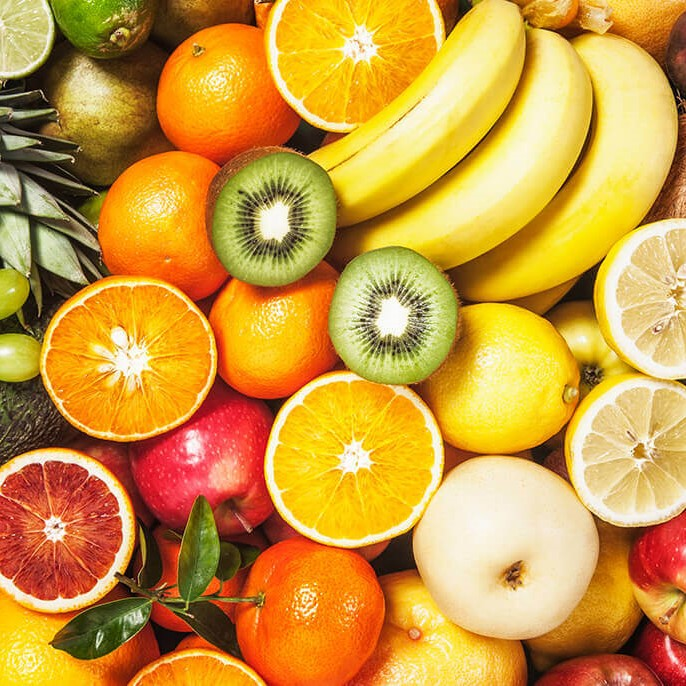
#> input picture assets/images/fruits.jpg, 686 x 686 px
$ jupyter execute '1. Downsample and Concatenate Operators.ipynb'
#> lines starting #> are read from the running program, lines starting #| are printed output that depends on the picture
[cell 1]
'''
Downsample and Concatenate Operators

Downsampling
- is the process of reducing the resolution of an image. This is done by
removing pixels from the image. The downsample operator is used to reduce
the resolution of an image by a factor of 2. The concatenate operator is
used to concatenate two images along the horizontal or vertical axis.
'''

import cv2
import numpy as np

def display_image(image, title="Image", x=512, y=512):
    cv2.namedWindow(title, cv2.WINDOW_NORMAL)
    cv2.resizeWindow(title, x, y)
    cv2.imshow(title, image)

# Load the image
image = cv2.imread("../../../assets/images/fruits.jpg")
#> image is the input picture: shape (686, 686, 3); mean B, G, R 63.2, 153.2, 204.6

# Downsample the image by a factor of resize_factor
resize_factor = 16
downsampled_image = image[::resize_factor, ::resize_factor]
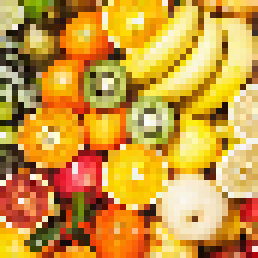
#> downsampled_image: shape (43, 43, 3) (shown 6 times larger); mean B, G, R 63.3, 153.1, 203.4

# Resize the downsampled image to the original image size but no blur
resized_image = cv2.resize(downsampled_image, (image.shape[1], image.shape[0]), interpolation=cv2.INTER_NEAREST)
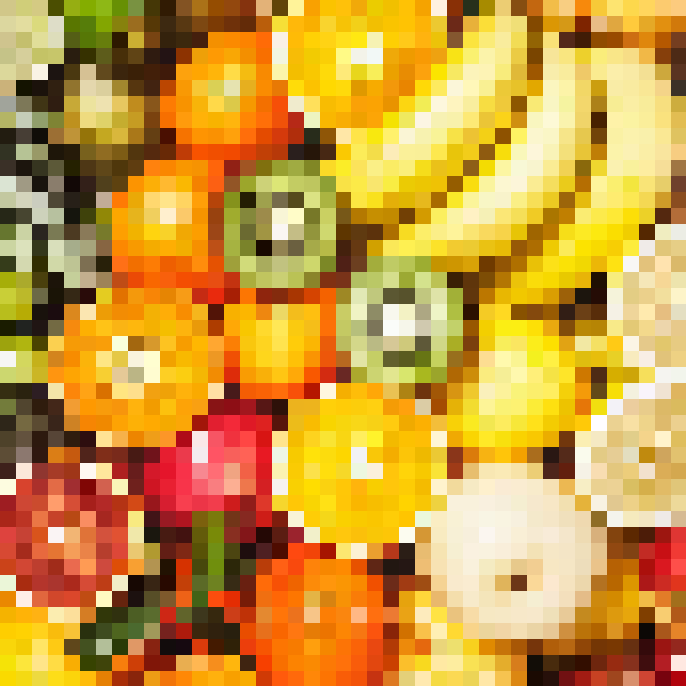
#> resized_image: shape (686, 686, 3); mean B, G, R 63.3, 153.1, 203.3

# Print the dimensions of the original, downsampled and concatenated images
print("Original Image Shape:", image.shape)
#| Original Image Shape: (686, 686, 3)
print("Downsampled Image Shape:", downsampled_image.shape)
#| Downsampled Image Shape: (43, 43, 3)
print("Resized Image Shape:", resized_image.shape)
#| Resized Image Shape: (686, 686, 3)

# Divide the Resized Image into four sub-images of same shape
sub_image1 = resized_image[0:resized_image.shape[0]//2, 0:resized_image.shape[1]//2]
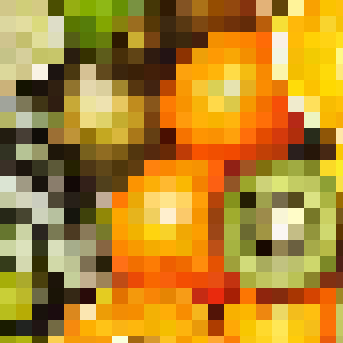
#> sub_image1: shape (343, 343, 3); mean B, G, R 45, 133.8, 178.5
sub_image2 = resized_image[0:resized_image.shape[0]//2, resized_image.shape[1]//2:]
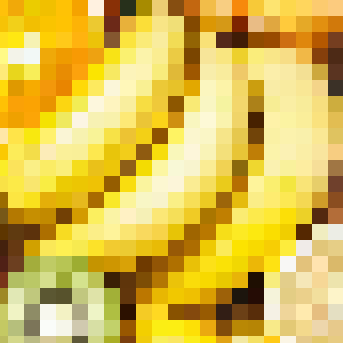
#> sub_image2: shape (343, 343, 3); mean B, G, R 78.4, 188.3, 218.6
sub_image3 = resized_image[resized_image.shape[0]//2:, 0:resized_image.shape[1]//2]
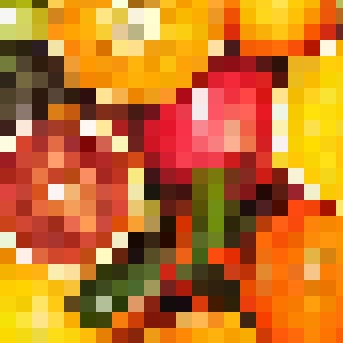
#> sub_image3: shape (343, 343, 3); mean B, G, R 41.6, 116.4, 197.1
sub_image4 = resized_image[resized_image.shape[0]//2:, resized_image.shape[1]//2:]
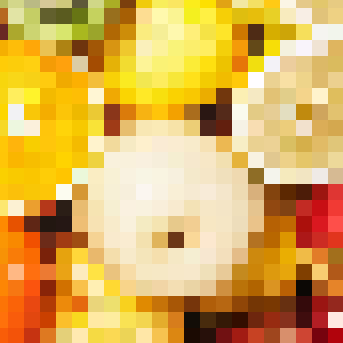
#> sub_image4: shape (343, 343, 3); mean B, G, R 88.3, 173.8, 219

# Concatenate the sub-images along the horizontal axis
concatenated_image1 = np.concatenate((sub_image4, sub_image1), axis=1)
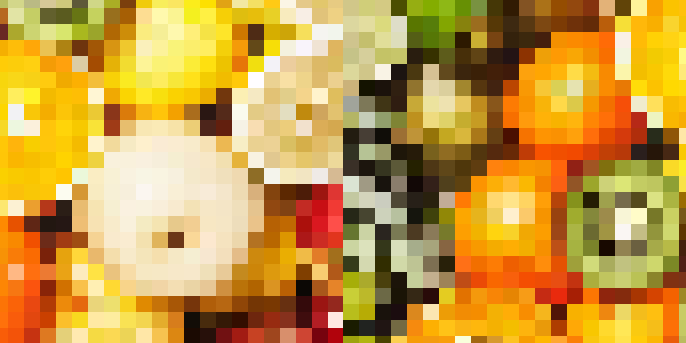
#> concatenated_image1: shape (343, 686, 3); mean B, G, R 66.6, 153.8, 198.7
concatenated_image2 = np.concatenate((sub_image3, sub_image2), axis=1)
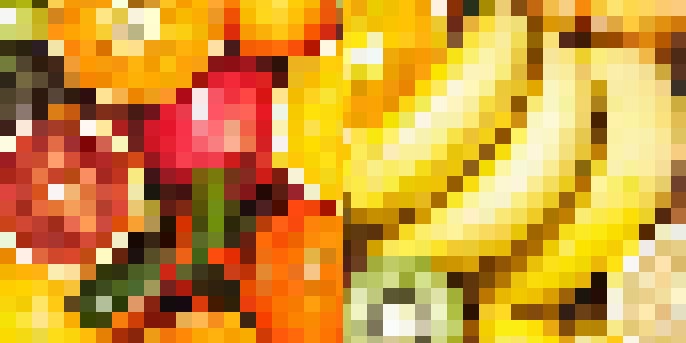
#> concatenated_image2: shape (343, 686, 3); mean B, G, R 60, 152.4, 207.8
concatenated_image = np.concatenate((concatenated_image1, concatenated_image2), axis=0)
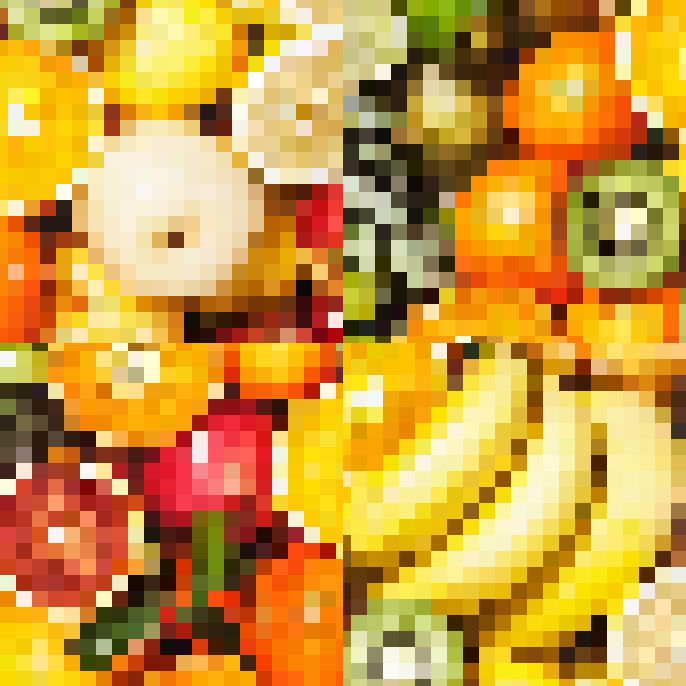
#> concatenated_image: shape (686, 686, 3); mean B, G, R 63.3, 153.1, 203.3

# Display the original and downsampled images
window_size = 512
display_image(image, "Original Image")
display_image(downsampled_image, "Downsampled Image")
display_image(concatenated_image, "Concatenated Image", window_size, window_size)

# Wait until any key is pressed
cv2.waitKey(0)
cv2.destroyAllWindows()
